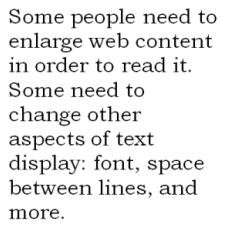
#> input picture text.png, 226 x 226 px
$ python main.py
#> lines starting #> are read from the running program, lines starting #| are printed output that depends on the picture; after the words box and inside, x2 and y2 are one past the last pixel; in counts of white or black regions, pixels touching at a corner belong together
### FFT_threshold.py
# coding=utf-8
# Fast Fourrier Transform image compression

import numpy as np


def FFT_threshold(img, level):

#> called with level = 1
    Bt = np.fft.fft2(img) #take Fast Fourier Transform
    Btsort = np.sort(np.abs(Bt.reshape(-1)))
    thresh = Btsort[int(np.floor((1-level*len(Btsort))))]
#> thresh = 3.53
    ind = np.abs(Bt)>thresh
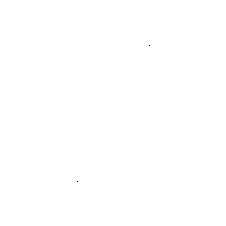
#> ind: shape (226, 226) bool; 100% white; black in thin lines or dots, all inside (x1, y1, x2, y2) = (77, 45, 150, 182)
    Atlow = Bt * ind
    Alow = np.fft.ifft2(Atlow).real
    return(Alow)


# [2 lines that do not run on import are left out]

### OCR.py
import cv2
import pytesseract
import numpy as np
import difflib

#install Tesseract from here: https://github.com/UB-Mannheim/tesseract/wiki
#https://stackoverflow.com/questions/50951955/pytesseract-tesseractnotfound-error-tesseract-is-not-installed-or-its-not-i

pytesseract.pytesseract.tesseract_cmd = r'C:\Program Files\Tesseract-OCR\tesseract.exe'

def OCR(image):

    #kernel = np.ones((2, 1), np.uint8)
    #img = cv2.erode(image, kernel, iterations=1)
    #img = cv2.dilate(img, kernel, iterations=1)
    out_below = pytesseract.image_to_string(image)
    return(out_below)

def OCR_accuracy(answer, test_string):
    ratio = difflib.SequenceMatcher(None, answer, test_string).ratio()
    return(ratio)

# [2 lines that do not run on import are left out]

### main.py
# coding=utf-8
# Fast Fourrier Transform image compression

import matplotlib.pyplot as plt
import numpy as np
from PIL import Image

from FFT_threshold import FFT_threshold
from OCR import OCR, OCR_accuracy

def main(image):
    fig, axs = plt.subplots(1, 4)
    for enum, level in enumerate([1, 0.5, 0.1, 0.05]):
        img = Image.open(image).convert("L")  # read RGB image into greyscale
        #img = np.mean(img, -1)  # convert to greyscale

        comp_img = FFT_threshold(img, level)

        axs[enum].imshow(comp_img)

        im = Image.fromarray(comp_img)
        im.convert("RGB").save("img1.png")
        axs[enum].title.set_text(str(level*100) + "% compression size - "+ str(round(OCR_accuracy(str(OCR("text.png")), str(OCR("img1.png"))), 3)*100) + " % read")
#> (the call stopped at in OCR, `out_below = pytesseract.image_to_string(image)`: pytesseract is not available in this run)
    plt.show()
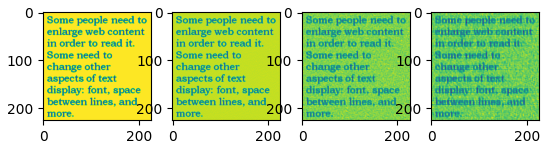
#> figure drawn by matplotlib, 4 panels

if __name__ == '__main__':
    main("text.png")
